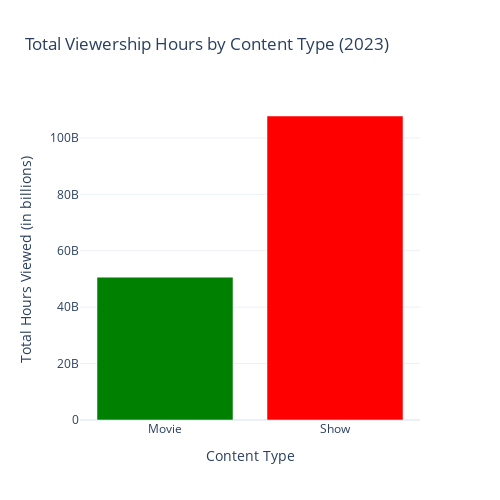

The notebook cell saved with this chart:
### Markdown cell above
# Total Viewership Hours by Content Type

### Code cell
content_type_viewership = netflix_data.groupby('Content Type')['Hours Viewed'].sum()

fig = go.Figure(data=[
    go.Bar(
        x=content_type_viewership.index,
        y=content_type_viewership.values,
        marker_color=['green', 'red']
    )
])

fig.update_layout(
    title='Total Viewership Hours by Content Type (2023)',
    xaxis_title='Content Type',
    yaxis_title='Total Hours Viewed (in billions)',
    xaxis_tickangle=0,
    height=500,
    width=500
)

### Figure 1 — Plotly figure (JSON) as saved in the notebook; plotly's stock layout.template omitted (floating-point values rounded to 4 significant figures)
{"data": [{"marker": {"color": ["green", "red"]}, "type": "bar", "x": ["Movie", "Show"], "y": [50637800000, 107764100000]}], "layout": {"height": 500, "title": {"text": "Total Viewership Hours by Content Type (2023)"}, "width": 500, "xaxis": {"autorange": true, "range": [-0.5, 1.5], "tickangle": 0, "title": {"text": "Content Type"}, "type": "category"}, "yaxis": {"autorange": true, "range": [0, 113400000000.0], "title": {"text": "Total Hours Viewed (in billions)"}, "type": "linear"}}}
